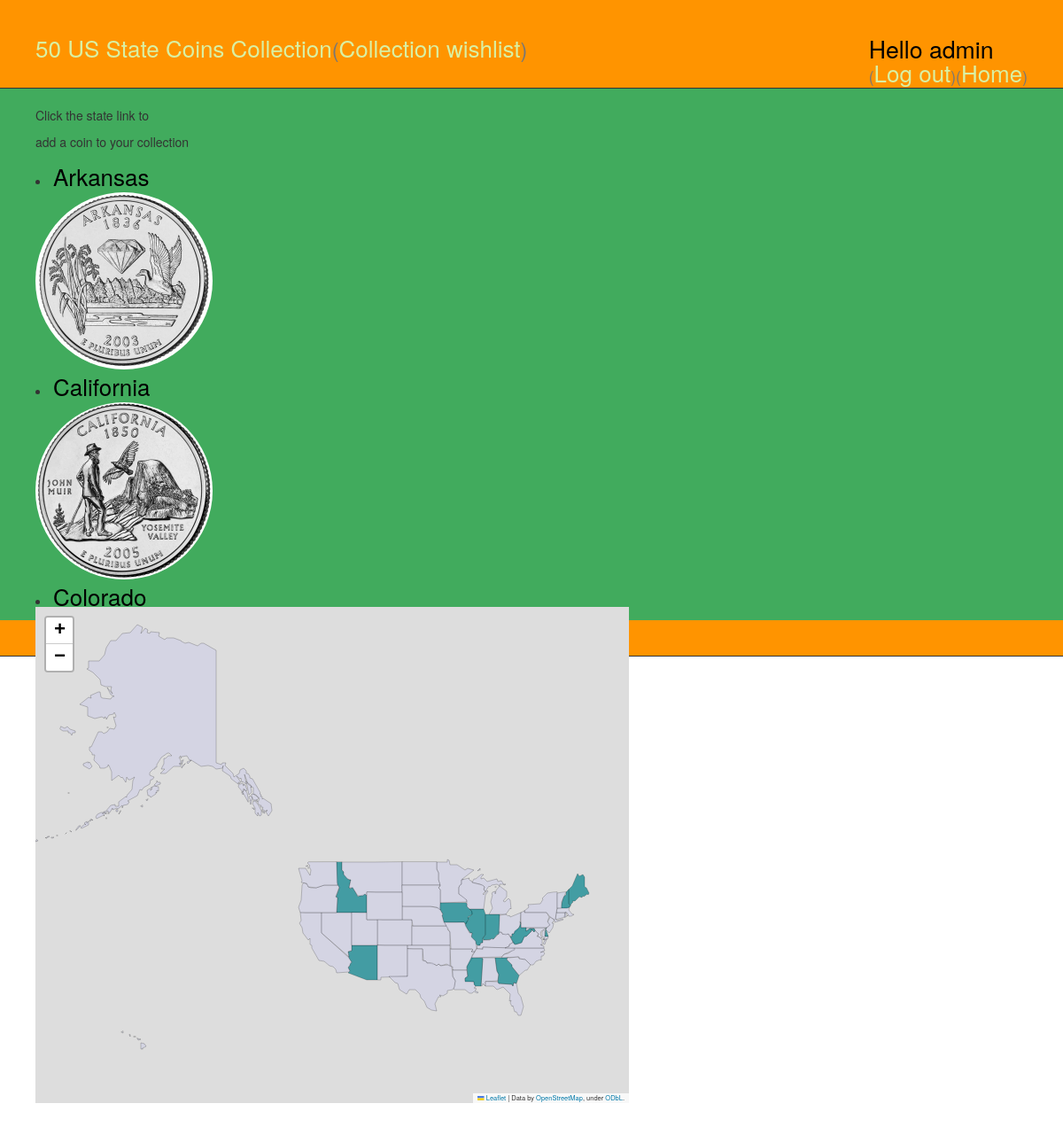
The app's page /user/16/wishlist (signed in) with its own data.
### statecoin50/models.py (models this page shows, shortened)
class Coin(models.Model):
    owner = models.ForeignKey('auth.User', default = 1)
    state = models.CharField(max_length = 250)
    stAbbr= models.CharField(max_length = 2)
    owned= models.BooleanField(default=False)
    dateOwned= models.DateField(blank= True, null=True)
    stImg=models.CharField(blank = True, max_length= 250)
    dates = models.CharField(blank = True, max_length = 250)
    details = models.CharField(blank= True, max_length = 500)

### statecoin50/views.py (the view)
# urls.py: url(r'^user/(?P<user_pk>\d+)/wishlist$', views.collection_wishlist, name='collection_wishlist'),
@login_required
def collection_wishlist(request, user_pk):
    user = User.objects.get(pk=user_pk)
    coins = Coin.objects.filter(owner = user).order_by('state')
    if not (coins):
        states_abbr = json.load(open('statecoin50/fixtures/us_states_abbr.json.txt'))
        f = open('statecoin50/fixtures/50sqReport.txt', 'rb').read()
        text = f.decode('utf-16')
        textn = text.replace('\n', '')
        state_dets = textn.split('\r')
        caseDetsLower = []
        for line in state_dets:
            lline = line.lower()
            caseDetsLower.append(lline)
        for key in states_abbr:
            state = key
            abr= states_abbr[key]
            owned = False
            url= 'resources/stateImage/'+abr+'.jpg'
            caseState = state.lower()
            dex = caseDetsLower.index(caseState)
            dates = state_dets[dex+1]
            details = state_dets[dex+2]
            coin = Coin(owner = user, state = state, stAbbr = abr, owned= owned, stImg=url, dates = dates, details = details)
            coin.save()
            map_us = folium.Map(location=[40, -102], zoom_start=3)
            map_us.save('statecoin50/templates/statecoin50/map_coins.html')
            coins = Coin.objects.filter(owner = user).order_by('state')
        return render(request, 'statecoin50/coin_collector.html', {'coins':coins})
    else:
        statesOwned = Coin.objects.filter(owner = user).order_by('stAbbr')
        all_state_map={}
        for coin in statesOwned:
            if coin.owned:
                number = 1
            else:
                number = 10
            all_state_map[coin.stAbbr]=number
        map_us = folium.Map(location=[50, -118], zoom_start=3)
        us_states_file='statecoin50/fixtures/us_states.json'
        map_us.choropleth(geo_path = us_states_file,
                        data = all_state_map,
                        columns=['state','number'],
                        key_on='id',
                        fill_color = 'PuBuGn', fill_opacity=0.7, line_opacity =0.2,
                        threshold_scale = [1,3,5,7,10],
                        legend_name = "Dark Blue = Coins not collected")
        map_us.save('statecoin50/templates/statecoin50/map_wishlist.html')
        return render(request, 'statecoin50/collection_wishlist.html', {'coins':coins})

### statecoin50/templates/statecoin50/collection_wishlist.html (shortened to what this page needs)
{% extends 'statecoin50/base.html' %}
{% load static %}
{% block content %}
<div class = "row" >
<div class = "col-sm-4" id = col-scroll >
  <p> Click the state link to </P>
  <p> add a coin to your collection</P>
{% for coin in coins %}
<div class = coin>
{% if coin.owned %}
{% else %}
<li><a href = "{% url 'coindetail' coin_pk=coin.pk %}" >{{coin.state}}</a></li>
<a href = "{% url 'coindetail' coin_pk=coin.pk %}" ><img src="{% static coin.stImg %}" ></a>
{% endif %}
</div>
{% empty %}
<p>No coins in the database, try clicking on the 50 US State Coins Collection link</p>
{% endfor %}
</div>
<div class= "col-sm-8" style="width:700">
  {% include 'statecoin50/map_wishlist.html' %}
</div>
</div>
</div>
{% endblock %}

### statecoin50/templates/statecoin50/base.html (shortened to what this page needs)
{% load static %}
<head>
  <link rel="stylesheet" type="text/css" href="{% static 'css/sc50.css' %}" />
</head>
<body >
<div  id= "page-header">
  {% if user.is_authenticated %}
  <span><h1><a href="{% url 'coin_collector' user_pk=user.pk %}" >50 US State Coins Collection</a><small>(<a href="{% url 'collection_wishlist' user_pk=user.pk %}" >Collection wishlist</a>)</small>
    <p class= "top-menu">Hello {{ user.username }}<br/><small>(<a href="{% url 'logout' %}">Log out</a>)(<a href = "{%url 'homepage'%}">Home</a>)</small></p></h1></span>
  {% else %}
      <a href="{% url 'login' %}" >Login here</a>
      <a href="{% url 'register' %}" >Register here</a>
  {% endif %}
</div>
<div >
  {% block content %}
  {% endblock %}
</body>
<html>

### statecoin50/static/css/sc50.css (style rules this page uses)
#page-header { border-bottom-width: 1px; border-bottom-style: solid; background-color: #ff9400; margin-top: 0; margin-bottom: 0; padding: 20px 20px 20px 40px; }
.row { margin-top: 0; background-color:#41ab5d; height:600px; margin-left: 20px; padding: 20px 20px 20px 40px; }
#col-scroll { overflow: auto; column-fill: balance; height: 565px; width: 500px; }
h1 a { color: #d9f0a3; font-size: 26px; }
.coin li a { font-size: 26px; color: black; }
.coin img { height :200; width :200; border-radius: 50%; }
.top-menu { color: black; float: right; font-size: 20pt; margin-right: 20px; }

### statecoin50/templates/statecoin50/map_wishlist.html (style rules this page uses)
html, body { width: 100%;height: 100%;margin: 0;padding: 0; }

### records on screen
Coin: state "Arkansas", stImg (picture)
Coin: state "California", stImg (picture)
Coin: state "Colorado"

### other values on screen
{{ user.username }} "admin"
